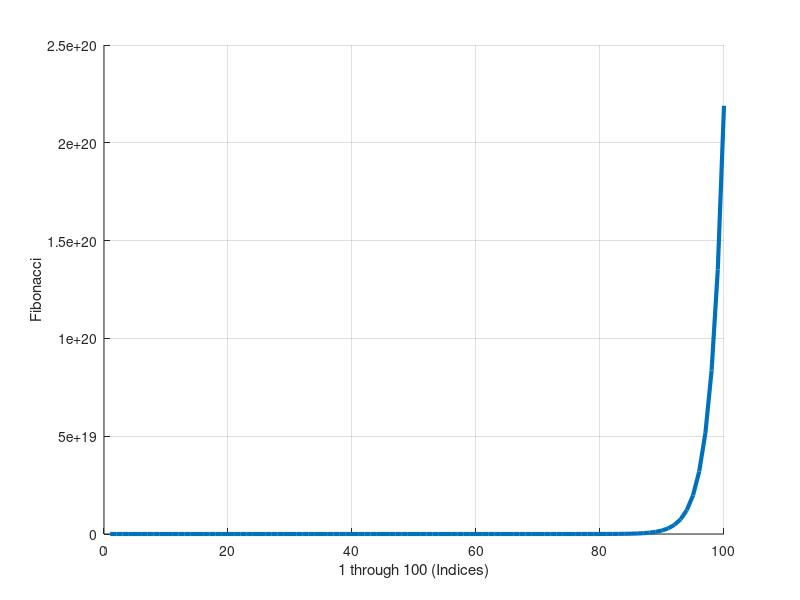

Write MATLAB code to recreate this figure.
clear all;
clc;

terms = [0 1];

terms( 3 ) = terms( 2 ) + terms( 1 );
terms( 4 ) = terms( 3 ) + terms( 2 );
terms( 5 ) = terms( 4 ) + terms( 3 );

%for loop
%for i=3:1:100
%5 5-1 5-2
%terms (i) =terms (i-1) + terms(i-2)

clear all;
clc;

%quiz 2
%----

terms = [0 1];

for i = 3 : 1 : 100
  terms ( i ) = terms (i - 2 ) + terms ( i - 1 )

end

hold on;
grid on;
axis on;

xlabel( "1 through 100 (Indices)" );
ylabel( "Fibonacci" );
plot( [1:1:100], terms, 'LineWidth', 3 );